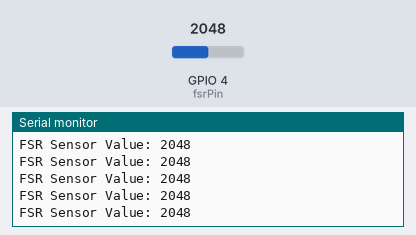
This sketch was run on a simulated ESP32. Shown: the last lines printed to the serial monitor. Inputs (shaded band) come from the test bench; at power-on: GPIO 4 (fsrPin) = 2048.

Above: at 2.2 s.
2.3 s: GPIO 4 (fsrPin) set to 2866
At 3.2 s:
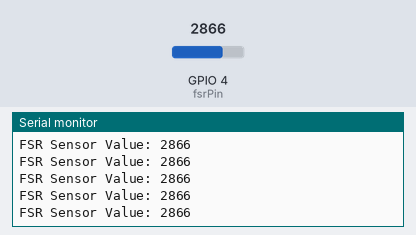
3.8 s: GPIO 4 (fsrPin) set to 3603
At 4.6 s:
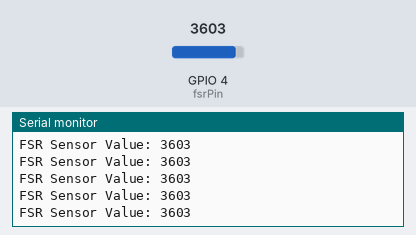
Timing chart, 0 to 6.8 s (numbered marks = the images above; inputs shaded):
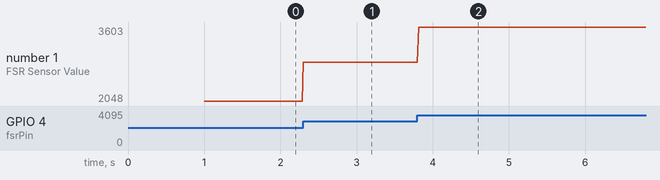

Measured:
- after the input at 2.3 s, the serial monitor: prints a new line at once (image 1)
- after the input at 3.8 s, the serial monitor: prints a new line at once (image 2)
- plotted number 1: 2048 → 2866 after the input at 2.3 s, 2866 → 3603 after the input at 3.8 s

The sketch:

Unit_FSR_Tester.ino
```cpp
// Analog Pin for FSR sensor reading
const int fsrPin = 4;

void setup() {
  // Set baud rate for ESP32
  Serial.begin(115200);
  delay(1000);

  Serial.println("Reading FSR Values");
}

void loop() {
  // Read and print the FSR value
  int fsrValue = analogRead(fsrPin);
  Serial.print("FSR Sensor Value: ");
  Serial.println(fsrValue);

  // Delay
  delay(16);
}
```
